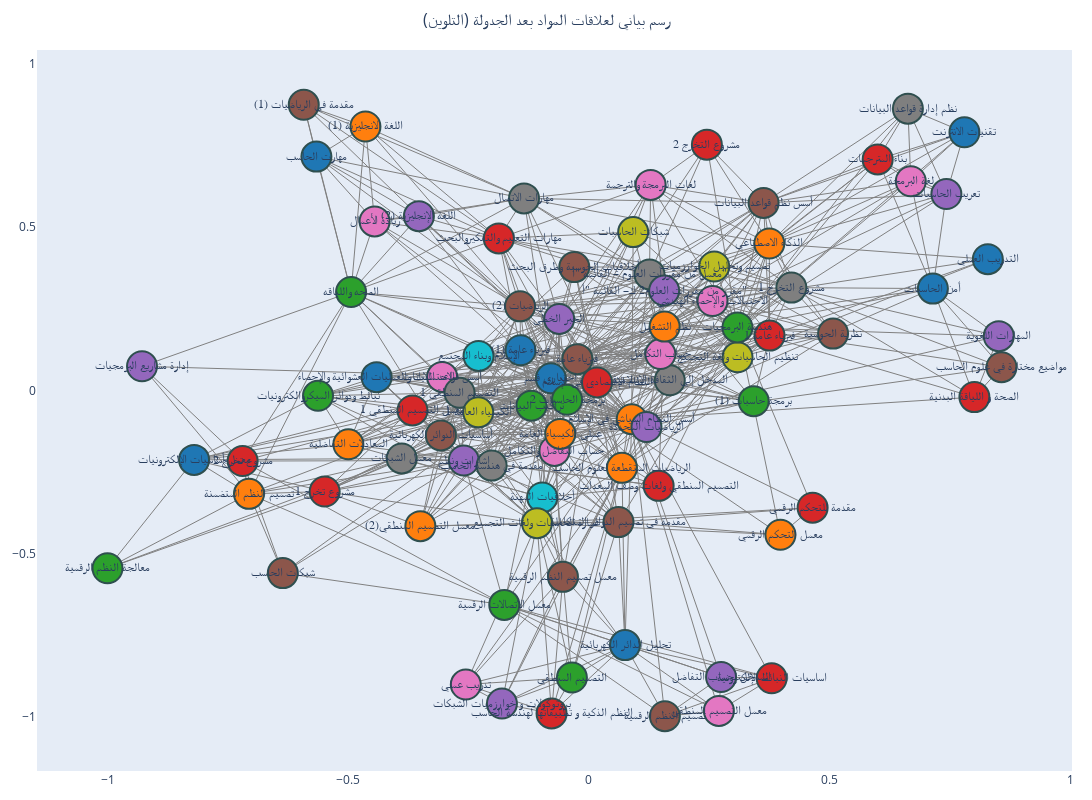

Write notebook code for a chart like this one.
### Markdown cell above
## creates a graph of course dependencies, applies greedy coloring for time periods, and visualizes it with Plotly.

### Code cell
pos = nx.spring_layout(G, seed=42)
edge_x = []
edge_y = []
for edge in G.edges():
    x0, y0 = pos[edge[0]]
    x1, y1 = pos[edge[1]]
    edge_x.extend([x0, x1, None])
    edge_y.extend([y0, y1, None])

edge_trace = go.Scatter(
    x=edge_x, y=edge_y,
    line=dict(width=1, color='gray'),
    hoverinfo='none',
    mode='lines'
)

node_x = []
node_y = []
node_text = []
node_color = []

for node in G.nodes():
    x, y = pos[node]
    node_x.append(x)
    node_y.append(y)
    node_text.append(node)
    node_color.append(colors[coloring[node] % len(colors)])

node_trace = go.Scatter(
    x=node_x, y=node_y,
    mode='markers+text',
    text=node_text,
    textposition="middle center",
    hoverinfo='text',
    marker=dict(
        showscale=False,
        color=node_color,
        size=30,
        line=dict(width=2, color='DarkSlateGrey')
    ),
    textfont=dict(size=12, family='Tahoma')
)

fig = go.Figure(data=[edge_trace, node_trace],
                layout=go.Layout(
                    title="رسم بياني لعلاقات المواد بعد الجدولة (التلوين)",
                    title_font_size=16,
                    title_x=0.5,
                    showlegend=False,
                    hovermode='closest',
                    margin=dict(b=20, l=20, r=20, t=50),
                    xaxis=dict(showgrid=False, zeroline=False),
                    yaxis=dict(showgrid=False, zeroline=False),
                    width=1100,
                    height=800
                ))

fig.show()

### Figure 1 — Plotly figure (JSON) as saved in the notebook; plotly's stock layout.template omitted (floating-point values rounded to 4 significant figures; data arrays with more than 128 entries replaced by an {"elided": "..."} marker saying what was removed)
{"data": [{"hoverinfo": "none", "line": {"color": "gray", "width": 1}, "mode": "lines", "type": "scatter", "x": {"elided": "1986 float values"}, "y": {"elided": "1986 float values"}}, {"hoverinfo": "text", "marker": {"color": ["#8c564b", "#17becf", "#8c564b", "#ff7f0e", "#e377c2", "#8c564b", "#1f77b4", "#9467bd", "#9467bd", "#1f77b4", "#d62728", "#17becf", "#e377c2", "#1f77b4", "#1f77b4", "#2ca02c", "#7f7f7f", "#d62728", "#9467bd", "#ff7f0e", "#8c564b", "#ff7f0e", "#9467bd", "#d62728", "#2ca02c", "#bcbd22", "#9467bd", "#ff7f0e", "#7f7f7f", "#9467bd", "#ff7f0e", "#9467bd", "#d62728", "#d62728", "#2ca02c", "#2ca02c", "#9467bd", "#d62728", "#1f77b4", "#e377c2", "#2ca02c", "#8c564b", "#ff7f0e", "#bcbd22", "#9467bd", "#1f77b4", "#bcbd22", "#e377c2", "#e377c2", "#e377c2", "#8c564b", "#bcbd22", "#bcbd22", "#ff7f0e", "#8c564b", "#1f77b4", "#d62728", "#e377c2", "#e377c2", "#7f7f7f", "#d62728", "#d62728", "#d62728", "#2ca02c", "#1f77b4", "#2ca02c", "#ff7f0e", "#e377c2", "#d62728", "#ff7f0e", "#7f7f7f", "#8c564b", "#7f7f7f", "#8c564b", "#8c564b", "#7f7f7f", "#d62728", "#9467bd", "#7f7f7f", "#d62728", "#1f77b4", "#8c564b", "#2ca02c", "#8c564b", "#7f7f7f", "#ff7f0e", "#2ca02c"], "line": {"color": "DarkSlateGrey", "width": 2}, "showscale": false, "size": 30}, "mode": "markers+text", "text": ["أخلاقيات الحوسبة وطرق البحث", "أخلاقيات المهنة", "أساسيات الدوائر الكهربائية", "أسس النظام السياسي في الإسلام", "أسس قواعد البيانات", "أسس نظم قواعد البيانات", "أمن الحاسبات", "إدارة مشاريع البرمجيات", "إشارات ونظم", "اختياري قسم", "اساسيات النبائط الإلكترونية", "الإسلام وبناء المجتمع", "الاحتمالات والإحصاء الهندسي", "الاحتمالات والعمليات العشوائية والإحصاء", "التدريب العملي", "التصميم المنطقي", "التصميم المنطقي 1", "التصميم المنطقي ولغات وصف المعدات", "الجبر الخطي", "الذكاء الاصطناعي", "الرياضيات (2)", "الرياضيات المتقطعة لعلوم الحاسب", "الرياضيات المحددة", "الصحة و اللياقة البدنية", "الصحه واللياقه", "الكيمياء العامة 1", "اللغة الإنجليزية (2)", "اللغة الانجليزية (1)", "المدخل إلي الثقافة الاسلامية", "المدخل لحساب التفاضل", "المعادلات التفاضلية", "المهارات اللغوية", "النظام الإقتصادي في الإسلام", "النظم الذكية و تطبيقاتها لهندسة الحاسب", "برمجة الحاسبات 2", "برمجة حاسبات (1)", "بروتوكولات و خوارزميات الشبكات", "بناء المترجمات", "تحليل الدائر الكهربائية", "تدريب عملي", "تراكيب البيانات", "تصميم النظم الرقمية", "تصميم النظم المتضمنة", "تصميم وتحليل الخوارزميات", "تعريب الحاسبات", "تقنيات الانترنت", "تنظيم الحاسبات ولغة التجميع", "حساب التفاضل والتكامل", "حساب التكامل", "ريادة الأعمال", "شبكات الحاسب", "شبكات الحاسبات", "عمارة الحاسبات ولغات التجميع", "عملي الكيمياء العامة", "فيزياء عامة", "فيزياء عامة (1)", "فيزياء عامة 1", "لغات البرمجة والترجمة", "لغة البرمجة", "مشروع التخرج 1", "مشروع التخرج 2", "مشروع تخرج 1", "مشروع تخرج 2", "معالجة النظم الرقمية", "معمل أساسيات الإلكترونيات", "معمل الاتصالات الرقمية", "معمل التحكم الرقمي", "معمل التصميم المنطقي", "معمل التصميم المنطقي 1", "معمل التصميم المنطقي(2)", "معمل الشبكات", "معمل تصميم النظم الرقمية", "معمل من مقررات العلوم – القائمة \"أ\"", "مقدمة في الرياضيات (1)", "مقدمة في تصميم الدوائر المتكاملة", "مقدمة في هندسة الحاسب", "مقدمة للتحكم الرقمي", "مقرر من مقررات العلوم2 ك– القائمة \"أ\"", "مهارات الاتصال", "مهارات التعليم والتفكيروالبحث", "مهارت الحاسب", "مواضيع مختارة في علوم الحاسب", "نبائط ودوائر الميكروالكترونيات", "نظرية الحوسبة", "نظم إدارة قواعد البيانات", "نظم التشغيل", "هندسة البرمجيات"], "textfont": {"family": "Tahoma", "size": 12}, "textposition": "middle center", "type": "scatter", "x": [-0.03035, -0.0969, -0.3075, 0.08893, -0.3048, 0.3629, 0.7146, -0.9283, -0.2599, -0.07895, 0.3797, -0.2292, 0.2568, -0.441, 0.8287, -0.03531, -0.2687, 0.1449, -0.06173, 0.3747, -0.143, 0.06867, 0.1196, 0.8008, -0.494, -0.2299, -0.3531, -0.4641, 0.168, 0.2746, -0.4997, 0.8515, 0.01685, -0.07758, -0.04546, 0.3423, -0.1806, 0.5999, 0.07503, -0.2557, -0.1194, 0.1579, -0.7061, 0.2604, 0.7426, 0.7801, 0.3088, -0.07156, 0.1485, -0.4451, -0.6358, 0.09197, -0.1078, -0.05964, -0.02383, -0.142, 0.3753, 0.1282, 0.6687, 0.4206, 0.2451, -0.5489, -0.7193, -1, -0.8202, -0.1758, 0.3979, 0.27, -0.3665, -0.3501, -0.3888, -0.05393, 0.1259, -0.5923, 0.06147, -0.202, 0.4647, 0.1564, -0.1348, -0.1871, -0.566, 0.8571, -0.5627, 0.5073, 0.6627, 0.1573, 0.3086], "y": [0.3779, -0.3276, -0.1375, -0.08791, 0.04174, 0.5745, 0.3121, 0.07416, -0.2144, 0.03736, -0.8814, 0.106, 0.2742, 0.04092, 0.4021, -0.8791, -0.006835, -0.2919, 0.2192, 0.4503, 0.2578, -0.2369, -0.1119, -0.02021, 0.3015, -0.06687, 0.5341, 0.8086, 0.03129, -0.8776, -0.1647, 0.1665, 0.02469, -0.9889, -0.0283, -0.0326, -0.9588, 0.7078, -0.7798, -0.9005, -0.04644, -0.9975, -0.3164, 0.3798, 0.6017, 0.7908, 0.1018, -0.1851, 0.1117, 0.5179, -0.5591, 0.4851, -0.4063, -0.1329, 0.09605, 0.1234, 0.1681, 0.6297, 0.6409, 0.3151, 0.7529, -0.3094, -0.2161, -0.5445, -0.2125, -0.6566, -0.4419, -0.9814, -0.06107, -0.4154, -0.2081, -0.5707, 0.3555, 0.8751, -0.403, -0.2299, -0.3589, 0.3062, 0.5885, 0.4659, 0.7164, 0.07142, -0.01618, 0.1743, 0.8633, 0.1958, 0.1931]}], "layout": {"height": 800, "hovermode": "closest", "margin": {"b": 20, "l": 20, "r": 20, "t": 50}, "showlegend": false, "title": {"font": {"size": 16}, "text": "رسم بياني لعلاقات المواد بعد الجدولة (التلوين)", "x": 0.5}, "width": 1100, "xaxis": {"autorange": true, "range": [-1.146, 1.003], "showgrid": false, "type": "linear", "zeroline": false}, "yaxis": {"autorange": true, "range": [-1.165, 1.043], "showgrid": false, "type": "linear", "zeroline": false}}}
